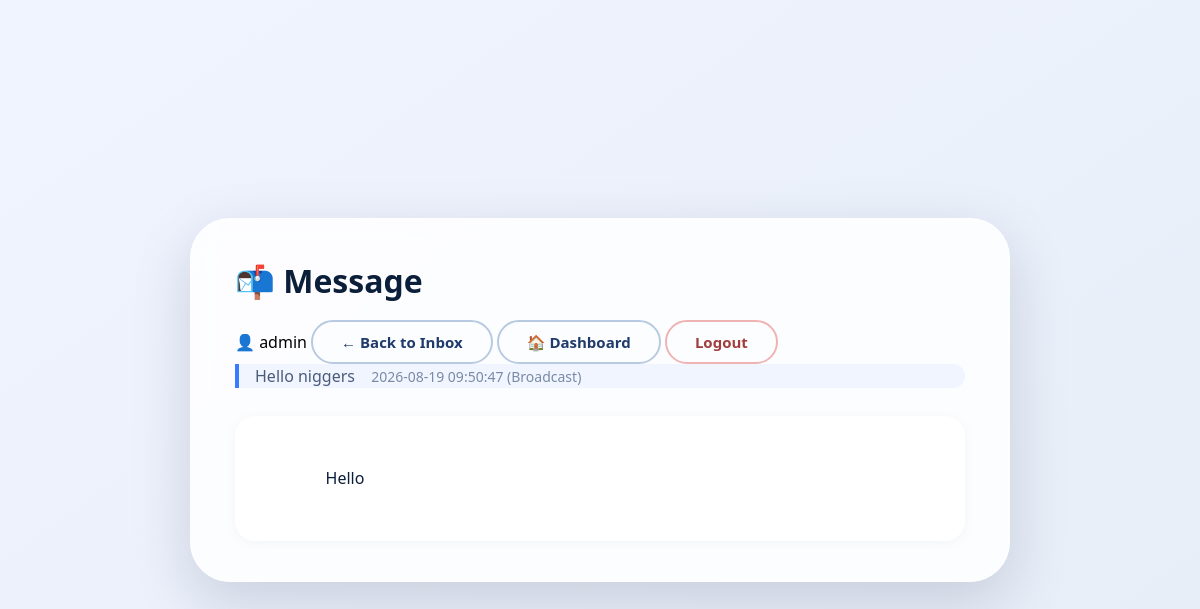
Screenshot of /inbox/2 (signed in) with the database file from the repository.
### tables this page shows
CREATE TABLE messages (
            id INTEGER PRIMARY KEY AUTOINCREMENT,
            sender_id INTEGER NOT NULL,
            receiver_id INTEGER,
            subject TEXT NOT NULL,
            body TEXT NOT NULL,
            created_at TIMESTAMP DEFAULT CURRENT_TIMESTAMP,
            read BOOLEAN DEFAULT 0,
            FOREIGN KEY (sender_id) REFERENCES users(id)
        );

### toefl.py (the view)
@app.route('/inbox/<int:message_id>')
def view_message(message_id):
    if 'user_id' not in session:
        return redirect(url_for('login'))
    user_id = session['user_id']
    msg = get_message(message_id, user_id)
    if not msg:
        return "Message not found or unauthorized.", 404
    if not msg['read']:
        mark_message_read(message_id, user_id)
    return render_template('message_detail.html', msg=msg, username=session['username'])

### toefl.py (called while the page is built)
def get_message(message_id, user_id):
    conn = sqlite3.connect(DB_PATH)
    c = conn.cursor()
    c.execute('''
        SELECT id, sender_id, receiver_id, subject, body, created_at, read
        FROM messages
        WHERE id = ? AND (receiver_id = ? OR receiver_id IS NULL)
    ''', (message_id, user_id))
    row = c.fetchone()
    conn.close()
    if row:
        return {
            'id': row[0],
            'sender_id': row[1],
            'receiver_id': row[2],
            'subject': row[3],
            'body': row[4],
            'created_at': row[5],
            'read': bool(row[6])
        }
    return None

### templates/message_detail.html (shortened to what this page needs)
<!DOCTYPE html>
<html lang="en">
<head>
    <link rel="stylesheet" href="/static/style.css">
</head>
<body>
    <div class="app-card">
        <div class="header-row">
            <h1>📬 Message</h1>
            <div>
                <span class="user-label">👤 {{ username }}</span>
                <a href="/inbox" class="btn btn-outline">← Back to Inbox</a>
                <a href="/dashboard" class="btn btn-outline">🏠 Dashboard</a>
                <a href="/logout" class="btn btn-danger-outline">Logout</a>
            </div>
        </div>
        <div class="subtitle">
            {{ msg.subject }}
            <span style="font-size: 14px; font-weight: normal; margin-left: 12px; color: #7a8aa5;">
                {{ msg.created_at }}
                {% if msg.receiver_id is none %}
                    (Broadcast)
                {% else %}
                    (Private)
                {% endif %}
            </span>
        </div>
        <div style="background: white; border-radius: 20px; padding: 24px; box-shadow: 0 2px 12px rgba(0,0,0,0.04);">
            <div style="white-space: pre-wrap; line-height: 1.6; color: #0b1e3a;">
                {{ msg.body }}
            </div>
        </div>
    </div>
</body>
</html>

### static/style.css (style rules this page uses)
* { box-sizing: border-box; margin: 0; padding: 0; }
body { font-family: 'Segoe UI', Roboto, system-ui, sans-serif; background: linear-gradient(145deg, #f0f4ff 0%, #e6edf7 100%); min-height: 100vh; display: flex; justify-content: center; align-items: center; padding: 24px; margin: 0; }
.app-card { max-width: 820px; width: 100%; background: rgba(255,255,255,0.85); backdrop-filter: blur(12px); border-radius: 40px; padding: 40px 44px; box-shadow: 0 20px 60px rgba(0,20,50,0.15); border: 1px solid rgba(255,255,255,0.5); }
h1 { font-size: 32px; font-weight: 700; color: #0b1e3a; display: flex; align-items: center; gap: 12px; margin-bottom: 6px; }
.subtitle { color: #4a5b7a; font-size: 16px; border-left: 4px solid #3b7cff; padding-left: 16px; background: rgba(59,124,255,0.06); border-radius: 0 12px 12px 0; line-height: 1.5; margin-bottom: 28px; }
.header-row { display: flex; justify-content: space-between; align-items: center; flex-wrap: wrap; gap: 12px; }
.user-label { font-weight: 500; }
.btn { display: inline-flex; align-items: center; gap: 8px; padding: 10px 28px; border-radius: 60px; font-weight: 600; font-size: 15px; border: none; background: #eef3fc; color: #1f3a6b; cursor: pointer; transition: 0.2s; text-decoration: none; }
.btn-danger-outline { background: transparent; border: 2px solid #f0b3b3; color: #a13d3d; }
.btn-outline { background: transparent; border: 2px solid #b8cae0; color: #1f3a6b; }

### rows the page displays
messages: subject "Hello niggers", created_at "2026-08-19 09:50:47", body "Hello"

### other values shown
{{ username }} "admin"
